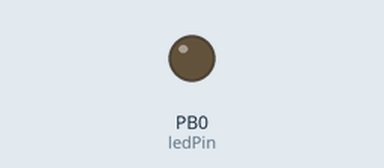
Recording of a sketch running on a simulated ATtiny85, built with avr-gcc and run on an emulated ATtiny85. Parts: output pins drawn as LEDs (lit = HIGH).

Above: at 0.6 s.
At 2.22 s:
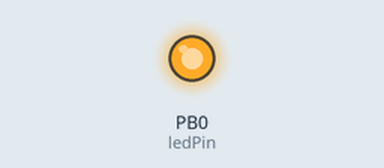
Timing chart, 0 to 3.0 s (numbered marks = the images above):
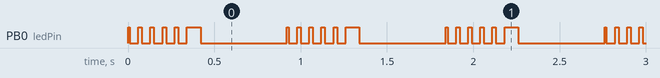

Measured:
- by itself, PB0 (ledPin): repeats every 0.92 s: 4 × (LOW 0.05 s, HIGH 0.02 s), LOW 0.05 s, HIGH 0.08 s, LOW 0.50 s, HIGH 0.01 s
- by itself, everything shown: repeats every 0.92 s, in 4 steps

The sketch:

bike_flasher-tiny85.ino
```cpp
// Pin configuration
const int ledPin = 0; // Pin 0 on ATtiny85 (physical pin 5)

void setup() {
  // Initialize the LED pin as an output
  pinMode(ledPin, OUTPUT);
}

void loop() {

  digitalWrite(ledPin, HIGH);
  delay(10); //  ON
  digitalWrite(ledPin, LOW);
  delay(50); //  OFF

  digitalWrite(ledPin, HIGH);
  delay(10); //  ON
  digitalWrite(ledPin, LOW);

  digitalWrite(ledPin, HIGH);
  delay(10); //  ON
  digitalWrite(ledPin, LOW);
  delay(50); //  OFF

  digitalWrite(ledPin, HIGH);
  delay(10); //  ON
  digitalWrite(ledPin, LOW);

  digitalWrite(ledPin, HIGH);
  delay(10); //  ON
  digitalWrite(ledPin, LOW);
  delay(50); //  OFF

  digitalWrite(ledPin, HIGH);
  delay(10); //  ON
  digitalWrite(ledPin, LOW);

  digitalWrite(ledPin, HIGH);
  delay(10); //  ON
  digitalWrite(ledPin, LOW);
  delay(50); //  OFF

  digitalWrite(ledPin, HIGH);
  delay(10); //  ON
  digitalWrite(ledPin, LOW);

  digitalWrite(ledPin, HIGH);
  delay(10); //  ON
  digitalWrite(ledPin, LOW);
  delay(50); //  OFF

  digitalWrite(ledPin, HIGH);
  delay(80); //  ON
  digitalWrite(ledPin, LOW);

  delay(500);
}
```
